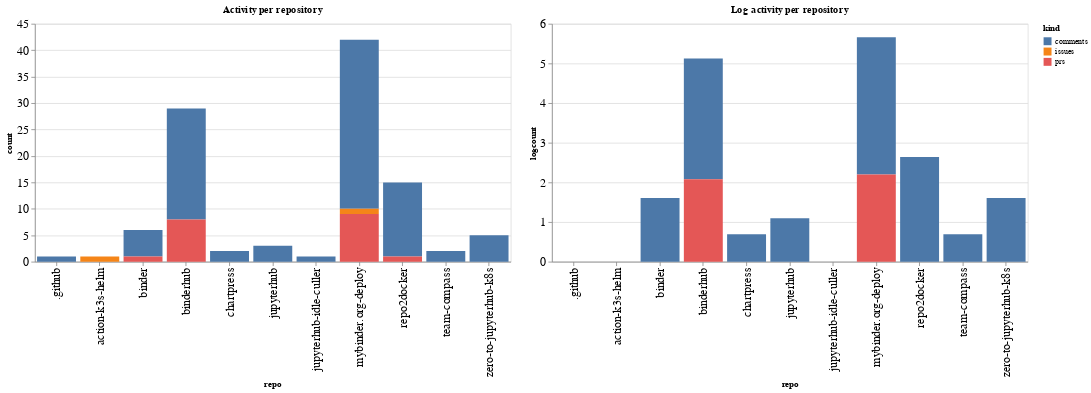

Here is the notebook cell this chart was saved with:
### Code cell
ch1 = alt.Chart(repo_summaries, width=600, title="Activity per repository").mark_bar().encode(
    x='repo',
    y='count',
    color='kind',
    tooltip="kind"
)

ch2 = alt.Chart(repo_summaries, width=600, title="Log activity per repository").mark_bar().encode(
    x='repo',
    y='logcount',
    color='kind',
    tooltip="kind"
)

ch1 | ch2

### Figure 1 — Vega-Lite specification as saved in the notebook (floating-point values rounded to 4 significant figures)
{"config": {"axisLeft": {"labelFontSize": 15}, "axisBottom": {"labelFontSize": 15}}, "hconcat": [{"mark": "bar", "encoding": {"color": {"type": "nominal", "field": "kind"}, "tooltip": {"type": "nominal", "field": "kind"}, "x": {"type": "nominal", "field": "repo"}, "y": {"type": "quantitative", "field": "count"}}, "title": "Activity per repository", "width": 600}, {"mark": "bar", "encoding": {"color": {"type": "nominal", "field": "kind"}, "tooltip": {"type": "nominal", "field": "kind"}, "x": {"type": "nominal", "field": "repo"}, "y": {"type": "quantitative", "field": "logcount"}}, "title": "Log activity per repository", "width": 600}], "data": {"name": "data-617b2acac17df693d35ac55a70238e3a"}, "$schema": "https://vega.github.io/schema/vega-lite/v4.8.1.json", "datasets": {"data-617b2acac17df693d35ac55a70238e3a": [{"repo": ".github", "kind": "comments", "count": 1, "logcount": 0.0}, {"repo": "action-k3s-helm", "kind": "issues", "count": 1, "logcount": 0.0}, {"repo": "binder", "kind": "comments", "count": 5, "logcount": 1.609}, {"repo": "binder", "kind": "prs", "count": 1, "logcount": 0.0}, {"repo": "binderhub", "kind": "comments", "count": 21, "logcount": 3.045}, {"repo": "binderhub", "kind": "prs", "count": 8, "logcount": 2.079}, {"repo": "chartpress", "kind": "comments", "count": 2, "logcount": 0.6931}, {"repo": "jupyterhub", "kind": "comments", "count": 3, "logcount": 1.099}, {"repo": "jupyterhub-idle-culler", "kind": "comments", "count": 1, "logcount": 0.0}, {"repo": "mybinder.org-deploy", "kind": "comments", "count": 32, "logcount": 3.466}, {"repo": "mybinder.org-deploy", "kind": "issues", "count": 1, "logcount": 0.0}, {"repo": "mybinder.org-deploy", "kind": "prs", "count": 9, "logcount": 2.197}, {"repo": "repo2docker", "kind": "comments", "count": 14, "logcount": 2.639}, {"repo": "repo2docker", "kind": "prs", "count": 1, "logcount": 0.0}, {"repo": "team-compass", "kind": "comments", "count": 2, "logcount": 0.6931}, {"repo": "zero-to-jupyterhub-k8s", "kind": "comments", "count": 5, "logcount": 1.609}]}}
